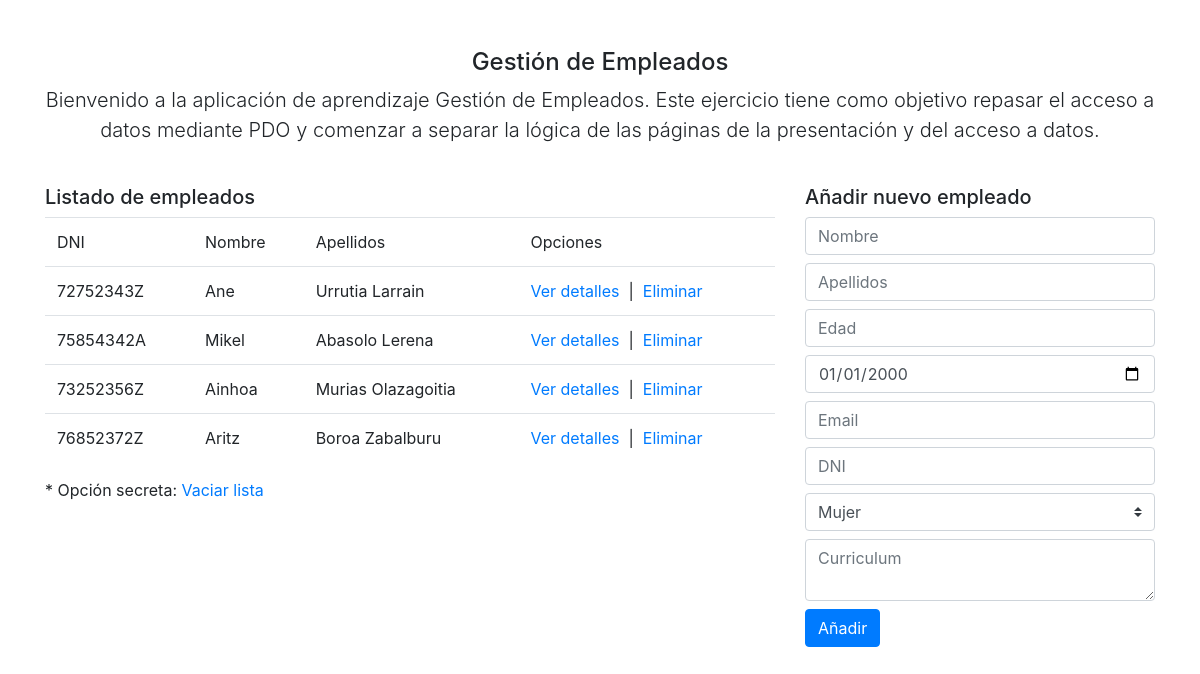
The page / on the database its author committed.
### tables this page shows
CREATE TABLE empleado (
    id INT NOT NULL AUTO_INCREMENT,
    nombre VARCHAR(100) NOT NULL,
    apellidos VARCHAR(100) NOT NULL,
    email VARCHAR(100) NOT NULL,
    dni VARCHAR(9) NOT NULL,
    sexo VARCHAR(20) NOT NULL,
    edad INT NOT NULL,
    fecha_nacimiento DATE NOT NULL,
    curriculum VARCHAR(500) NOT NULL,
    created_at TIMESTAMP NOT NULL DEFAULT NOW(),
    PRIMARY KEY (id)
);

### index.php (called while the page is built, shortened)
<?php
require_once 'db_functions.php';
$db = connect();
$empleados = getAll($db);
require "views/index.view.php";
?>

### db_functions.php (called while the page is built, shortened)
<?php
function getAll($dbh){
    $stmt = $dbh->prepare("SELECT * FROM empleado");
    $stmt->setFetchMode(PDO::FETCH_OBJ);
    $stmt->execute();
    return $stmt->fetchAll();
}

### views/index.view.php (the view, shortened to what this page needs)
<?php require('partials/head.php') ?>
<div class="row">
    <div class="col-md-8">
        <h5>Listado de empleados</h5>
        <table class="table">
            <thead>
                <tr>
                    <td>DNI</td><td>Nombre</td><td>Apellidos</td><td>Opciones</td>
                </tr>
            </thead>
            <tbody>
            <?php foreach ($empleados as $empleado) : ?>
                <tr>
                    <td><?= $empleado->dni ?></td>
                    <td><?= $empleado->nombre ?></td>
                    <td><?= $empleado->apellidos ?></td>
                    <td>
                        <a href='index.php?accion=detalle&id=<?=$empleado->id?>'>Ver detalles</a>
                        &nbsp;|&nbsp;
                        <a href='index.php?accion=eliminar&id=<?=$empleado->id?>'>Eliminar</a>
                    </td>
                </tr>
            <?php endforeach; ?>
            </tbody>
        </table>
        <p>* Opción secreta: <a href="index.php?accion=vaciar">Vaciar lista</a></p>
    </div>
    <div class="col-md-4">
        <h5>Añadir nuevo empleado</h5>
        <form action="index.php" method="get">
            <input type="text" name="nombre" placeholder="Nombre" class="form-control mb-2">
            <input type="text" name="apellidos" placeholder="Apellidos" class="form-control mb-2">
            <input type="number" name="edad" placeholder="Edad" class="form-control mb-2">
            <input type="date" name="fecha-nacimiento" class="form-control mb-2" value="2000-01-01">
            <input type="email" name="email" placeholder="Email" class="form-control mb-2">
            <input type="dni" name="dni" placeholder="DNI" class="form-control mb-2">
            <select class="custom-select d-block mb-2" name="sexo">
                <option value="Mujer" selected>Mujer</option>
            </select>
            <textarea name="curriculum" placeholder="Curriculum" class="form-control  mb-2"></textarea>
            <input type="submit" class="btn btn-primary" value="Añadir">
        </form>
    </div>
</div>
<?php require('partials/footer.php') ?>

### views/partials/head.php (shortened to what this page needs)
<!doctype html>
<html lang="en">
<head>
    <link rel="stylesheet" href="https://stackpath.bootstrapcdn.com/bootstrap/4.3.1/css/bootstrap.min.css">
</head>
<body>
<div class="container">
    <div class="text-center pt-5 pb-4">
        <h4 class=" text-center">Gestión de Empleados</h4>
        <p class="lead">Bienvenido a la aplicación de aprendizaje Gestión de Empleados. Este ejercicio tiene como objetivo repasar el acceso a datos mediante PDO y comenzar a separar la lógica de las páginas de la presentación y del acceso a datos.</p>
    </div>

### views/partials/footer.php
</div>
</body>
</html>

### rows shown on the page
empleado: dni "72752343Z", nombre "Ane", apellidos "Urrutia Larrain"
empleado: dni "75854342A", nombre "Mikel", apellidos "Abasolo Lerena"
empleado: dni "73252356Z", nombre "Ainhoa", apellidos "Murias Olazagoitia"
empleado: dni "76852372Z", nombre "Aritz", apellidos "Boroa Zabalburu"
